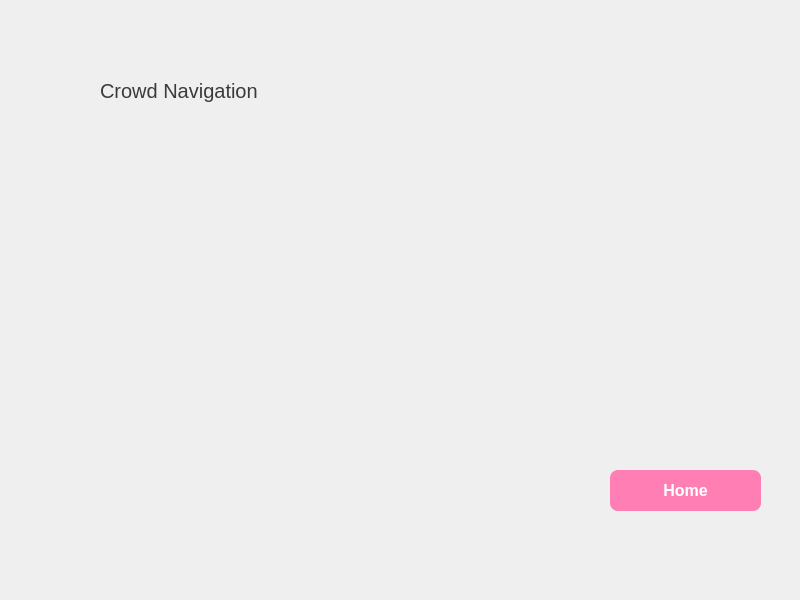
<?xml version="1.0" encoding="UTF-8"?>
<ui version="4.0">
 <class>MainWindow</class>
 <widget class="QMainWindow" name="MainWindow">
  <property name="geometry">
   <rect>
    <x>0</x>
    <y>0</y>
    <width>800</width>
    <height>600</height>
   </rect>
  </property>
  <property name="windowTitle">
   <string>MainWindow</string>
  </property>
  <property name="styleSheet">
   <string notr="true">QPushButton {
    background: qlineargradient(
        spread:pad, x1:0, y1:0, x2:1, y2:1, 
        stop:0 #ff9a9e, stop:1 #fad0c4
    );
    color: white;
    border: none;
    padding: 12px 24px;
    font-size: 16px;
    font-weight: bold;
    border-radius: 8px;
    transition: all 0.3s ease-in-out;
}

QPushButton:hover {
    background: qlineargradient(
        spread:pad, x1:0, y1:0, x2:1, y2:1, 
        stop:0 #fad0c4, stop:1 #ff9a9e
    );
    transform: translateY(-3px);
    box-shadow: 0px 5px 15px rgba(0, 0, 0, 0.2);
}

QPushButton:pressed {
    transform: translateY(2px);
    box-shadow: 0px 2px 8px rgba(0, 0, 0, 0.15);
}
</string>
  </property>
  <widget class="QWidget" name="centralwidget">
   <widget class="QStackedWidget" name="stackedWidget">
    <property name="geometry">
     <rect>
      <x>30</x>
      <y>20</y>
      <width>741</width>
      <height>501</height>
     </rect>
    </property>
    <property name="styleSheet">
     <string notr="true"/>
    </property>
    <property name="currentIndex">
     <number>1</number>
    </property>
    <widget class="QWidget" name="Home">
     <property name="styleSheet">
      <string notr="true">background: qlineargradient(
    spread:pad, x1:0, y1:0, x2:1, y2:1, 
    stop:0 #ff7eb3, stop:1 #ff758c
);
color: #3A3A3A;
</string>
     </property>
     <widget class="QPushButton" name="btn_crowdnav">
      <property name="geometry">
       <rect>
        <x>200</x>
        <y>440</y>
        <width>141</width>
        <height>31</height>
       </rect>
      </property>
      <property name="styleSheet">
       <string notr="true">background-color: red;</string>
      </property>
      <property name="text">
       <string>Crowd Navigation</string>
      </property>
     </widget>
     <widget class="QPushButton" name="btn_muiltinav">
      <property name="geometry">
       <rect>
        <x>360</x>
        <y>440</y>
        <width>171</width>
        <height>31</height>
       </rect>
      </property>
      <property name="styleSheet">
       <string notr="true">background-color: red;</string>
      </property>
      <property name="text">
       <string>Multifloor Navigation</string>
      </property>
     </widget>
     <widget class="QPushButton" name="btn_arm">
      <property name="geometry">
       <rect>
        <x>550</x>
        <y>440</y>
        <width>141</width>
        <height>31</height>
       </rect>
      </property>
      <property name="styleSheet">
       <string notr="true">background-color: red;</string>
      </property>
      <property name="text">
       <string>Arm Manipulator</string>
      </property>
     </widget>
    </widget>
    <widget class="QWidget" name="Crowdnav">
     <property name="styleSheet">
      <string notr="true">background: qlineargradient(
    spread:pad, x1:0, y1:0, x2:1, y2:1, 
    stop:0 #ff9a9e, stop:1 #fad0c4
);
color: #3A3A3A;
</string>
     </property>
     <widget class="QLabel" name="label">
      <property name="geometry">
       <rect>
        <x>70</x>
        <y>50</y>
        <width>171</width>
        <height>41</height>
       </rect>
      </property>
      <property name="font">
       <font>
        <pointsize>15</pointsize>
       </font>
      </property>
      <property name="styleSheet">
       <string notr="true">
    background: transparent;</string>
      </property>
      <property name="text">
       <string>Crowd Navigation</string>
      </property>
     </widget>
     <widget class="QPushButton" name="btn_home_5">
      <property name="geometry">
       <rect>
        <x>580</x>
        <y>450</y>
        <width>151</width>
        <height>41</height>
       </rect>
      </property>
      <property name="styleSheet">
       <string notr="true">QPushButton {
    background: #ff7eb3;
    color: white;
    border: none;
    padding: 12px 24px;
    font-size: 16px;
    font-weight: bold;
    border-radius: 8px;
    transition: background 0.3s ease-in-out, transform 0.2s ease-in-out;
}

QPushButton:hover {
    background: #ff527b;
    transform: scale(1.05);
}

QPushButton:pressed {
    background: #ff305a;
    transform: scale(0.98);
}
</string>
      </property>
      <property name="text">
       <string>Home</string>
      </property>
     </widget>
    </widget>
    <widget class="QWidget" name="Multifloor">
     <property name="styleSheet">
      <string notr="true">background: qlineargradient(
    spread:pad, x1:0, y1:0, x2:1, y2:1, 
    stop:0 #b2fefa, stop:1 #0ed2f7
);
color: #333333;
</string>
     </property>
     <widget class="QLabel" name="label_2">
      <property name="geometry">
       <rect>
        <x>50</x>
        <y>50</y>
        <width>241</width>
        <height>41</height>
       </rect>
      </property>
      <property name="font">
       <font>
        <pointsize>15</pointsize>
       </font>
      </property>
      <property name="styleSheet">
       <string notr="true">
    background: transparent;</string>
      </property>
      <property name="text">
       <string>Multifloor Navigation</string>
      </property>
     </widget>
     <widget class="QPushButton" name="btn_home_4">
      <property name="geometry">
       <rect>
        <x>580</x>
        <y>450</y>
        <width>151</width>
        <height>41</height>
       </rect>
      </property>
      <property name="styleSheet">
       <string notr="true">QPushButton {
    background: #ff7eb3;
    color: white;
    border: none;
    padding: 12px 24px;
    font-size: 16px;
    font-weight: bold;
    border-radius: 8px;
    transition: background 0.3s ease-in-out, transform 0.2s ease-in-out;
}

QPushButton:hover {
    background: #ff527b;
    transform: scale(1.05);
}

QPushButton:pressed {
    background: #ff305a;
    transform: scale(0.98);
}
</string>
      </property>
      <property name="text">
       <string>Home</string>
      </property>
     </widget>
    </widget>
    <widget class="QWidget" name="Arm">
     <property name="styleSheet">
      <string notr="true">background: qlineargradient(
    spread:pad, x1:0, y1:0, x2:1, y2:1, 
    stop:0 #005AA7, stop:1 #00C6FB
);
color: #FFFFFF;
</string>
     </property>
     <widget class="QPushButton" name="btn_home_3">
      <property name="geometry">
       <rect>
        <x>580</x>
        <y>450</y>
        <width>151</width>
        <height>41</height>
       </rect>
      </property>
      <property name="styleSheet">
       <string notr="true">QPushButton {
    background: #ff7eb3;
    color: white;
    border: none;
    padding: 12px 24px;
    font-size: 16px;
    font-weight: bold;
    border-radius: 8px;
    transition: background 0.3s ease-in-out, transform 0.2s ease-in-out;
}

QPushButton:hover {
    background: #ff527b;
    transform: scale(1.05);
}

QPushButton:pressed {
    background: #ff305a;
    transform: scale(0.98);
}
</string>
      </property>
      <property name="text">
       <string>Home</string>
      </property>
     </widget>
     <widget class="QLabel" name="label_3">
      <property name="geometry">
       <rect>
        <x>60</x>
        <y>40</y>
        <width>241</width>
        <height>41</height>
       </rect>
      </property>
      <property name="font">
       <font>
        <pointsize>15</pointsize>
       </font>
      </property>
      <property name="styleSheet">
       <string notr="true">
    background: transparent;</string>
      </property>
      <property name="text">
       <string>Arm Manipulator</string>
      </property>
     </widget>
    </widget>
   </widget>
  </widget>
 </widget>
 <resources/>
 <connections/>
</ui>
